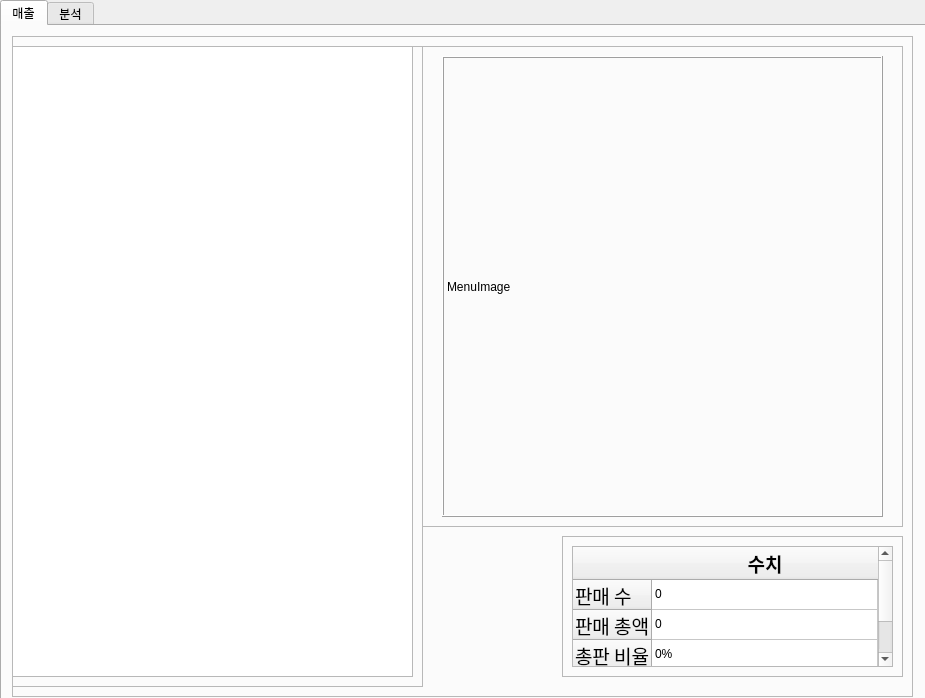
<?xml version="1.0" encoding="UTF-8"?>
<ui version="4.0">
 <class>Dialog</class>
 <widget class="QDialog" name="Dialog">
  <property name="geometry">
   <rect>
    <x>0</x>
    <y>0</y>
    <width>925</width>
    <height>698</height>
   </rect>
  </property>
  <property name="windowTitle">
   <string>Dialog</string>
  </property>
  <widget class="QTabWidget" name="tabWidget">
   <property name="geometry">
    <rect>
     <x>0</x>
     <y>0</y>
     <width>931</width>
     <height>701</height>
    </rect>
   </property>
   <property name="currentIndex">
    <number>0</number>
   </property>
   <widget class="QWidget" name="tab">
    <attribute name="title">
     <string>매출</string>
    </attribute>
    <widget class="QFrame" name="tab1Frame">
     <property name="geometry">
      <rect>
       <x>10</x>
       <y>10</y>
       <width>901</width>
       <height>661</height>
      </rect>
     </property>
     <property name="frameShape">
      <enum>QFrame::StyledPanel</enum>
     </property>
     <property name="frameShadow">
      <enum>QFrame::Raised</enum>
     </property>
     <widget class="QFrame" name="tab1MenuFrame">
      <property name="geometry">
       <rect>
        <x>0</x>
        <y>10</y>
        <width>411</width>
        <height>641</height>
       </rect>
      </property>
      <property name="frameShape">
       <enum>QFrame::StyledPanel</enum>
      </property>
      <property name="frameShadow">
       <enum>QFrame::Raised</enum>
      </property>
      <widget class="QTableWidget" name="menuTable">
       <property name="geometry">
        <rect>
         <x>0</x>
         <y>0</y>
         <width>401</width>
         <height>631</height>
        </rect>
       </property>
       <property name="selectionMode">
        <enum>QAbstractItemView::SingleSelection</enum>
       </property>
       <property name="selectionBehavior">
        <enum>QAbstractItemView::SelectRows</enum>
       </property>
      </widget>
     </widget>
     <widget class="QFrame" name="tab1ImageFrame">
      <property name="geometry">
       <rect>
        <x>410</x>
        <y>10</y>
        <width>481</width>
        <height>481</height>
       </rect>
      </property>
      <property name="frameShape">
       <enum>QFrame::StyledPanel</enum>
      </property>
      <property name="frameShadow">
       <enum>QFrame::Raised</enum>
      </property>
      <widget class="QLabel" name="menuImageLabel">
       <property name="geometry">
        <rect>
         <x>20</x>
         <y>10</y>
         <width>441</width>
         <height>461</height>
        </rect>
       </property>
       <property name="frameShape">
        <enum>QFrame::Box</enum>
       </property>
       <property name="frameShadow">
        <enum>QFrame::Raised</enum>
       </property>
       <property name="text">
        <string>MenuImage</string>
       </property>
      </widget>
     </widget>
     <widget class="QFrame" name="tab1MenuInfoFrame">
      <property name="geometry">
       <rect>
        <x>550</x>
        <y>500</y>
        <width>341</width>
        <height>141</height>
       </rect>
      </property>
      <property name="frameShape">
       <enum>QFrame::StyledPanel</enum>
      </property>
      <property name="frameShadow">
       <enum>QFrame::Raised</enum>
      </property>
      <widget class="QTableWidget" name="menuInfoTable">
       <property name="geometry">
        <rect>
         <x>10</x>
         <y>10</y>
         <width>321</width>
         <height>121</height>
        </rect>
       </property>
       <attribute name="horizontalHeaderCascadingSectionResizes">
        <bool>false</bool>
       </attribute>
       <attribute name="horizontalHeaderShowSortIndicator" stdset="0">
        <bool>false</bool>
       </attribute>
       <attribute name="horizontalHeaderStretchLastSection">
        <bool>true</bool>
       </attribute>
       <attribute name="verticalHeaderStretchLastSection">
        <bool>false</bool>
       </attribute>
       <row>
        <property name="text">
         <string>판매 수</string>
        </property>
        <property name="font">
         <font>
          <family>나눔고딕</family>
          <pointsize>14</pointsize>
         </font>
        </property>
       </row>
       <row>
        <property name="text">
         <string>판매 총액</string>
        </property>
        <property name="font">
         <font>
          <family>나눔고딕</family>
          <pointsize>14</pointsize>
         </font>
        </property>
       </row>
       <row>
        <property name="text">
         <string>총판 비율</string>
        </property>
        <property name="font">
         <font>
          <family>나눔고딕</family>
          <pointsize>14</pointsize>
         </font>
        </property>
       </row>
       <column>
        <property name="text">
         <string>수치</string>
        </property>
        <property name="font">
         <font>
          <family>나눔고딕</family>
          <pointsize>14</pointsize>
          <weight>75</weight>
          <bold>true</bold>
         </font>
        </property>
        <property name="background">
         <color>
          <red>217</red>
          <green>217</green>
          <blue>217</blue>
         </color>
        </property>
       </column>
       <item row="0" column="0">
        <property name="text">
         <string>0</string>
        </property>
       </item>
       <item row="1" column="0">
        <property name="text">
         <string>0</string>
        </property>
       </item>
       <item row="2" column="0">
        <property name="text">
         <string>0%</string>
        </property>
       </item>
      </widget>
     </widget>
    </widget>
   </widget>
   <widget class="QWidget" name="tab_2">
    <attribute name="title">
     <string>분석</string>
    </attribute>
    <widget class="QFrame" name="tab2Frame">
     <property name="geometry">
      <rect>
       <x>10</x>
       <y>10</y>
       <width>901</width>
       <height>661</height>
      </rect>
     </property>
     <property name="frameShape">
      <enum>QFrame::StyledPanel</enum>
     </property>
     <property name="frameShadow">
      <enum>QFrame::Raised</enum>
     </property>
     <widget class="QFrame" name="tab2ReviewFrame">
      <property name="geometry">
       <rect>
        <x>10</x>
        <y>10</y>
        <width>281</width>
        <height>641</height>
       </rect>
      </property>
      <property name="frameShape">
       <enum>QFrame::StyledPanel</enum>
      </property>
      <property name="frameShadow">
       <enum>QFrame::Raised</enum>
      </property>
      <widget class="QTableWidget" name="ReviewTable">
       <property name="geometry">
        <rect>
         <x>10</x>
         <y>10</y>
         <width>261</width>
         <height>501</height>
        </rect>
       </property>
      </widget>
      <widget class="QWidget" name="gridLayoutWidget">
       <property name="geometry">
        <rect>
         <x>9</x>
         <y>519</y>
         <width>261</width>
         <height>111</height>
        </rect>
       </property>
       <layout class="QGridLayout" name="dataLayout">
        <item row="0" column="0">
         <widget class="QLabel" name="aveLabel">
          <property name="font">
           <font>
            <family>나눔고딕</family>
            <pointsize>10</pointsize>
           </font>
          </property>
          <property name="text">
           <string>Average</string>
          </property>
         </widget>
        </item>
        <item row="1" column="0">
         <widget class="QLabel" name="totalLabel">
          <property name="font">
           <font>
            <family>나눔고딕</family>
            <pointsize>10</pointsize>
           </font>
          </property>
          <property name="text">
           <string>Total</string>
          </property>
         </widget>
        </item>
        <item row="0" column="1">
         <widget class="QLabel" name="bestLabel">
          <property name="font">
           <font>
            <family>나눔고딕</family>
            <pointsize>10</pointsize>
           </font>
          </property>
          <property name="text">
           <string>Best</string>
          </property>
         </widget>
        </item>
        <item row="1" column="1">
         <widget class="QLabel" name="worstLabel">
          <property name="font">
           <font>
            <family>나눔고딕</family>
            <pointsize>10</pointsize>
           </font>
          </property>
          <property name="text">
           <string>Worst</string>
          </property>
         </widget>
        </item>
       </layout>
      </widget>
     </widget>
     <widget class="QFrame" name="tab2GraphFrame">
      <property name="geometry">
       <rect>
        <x>300</x>
        <y>10</y>
        <width>591</width>
        <height>511</height>
       </rect>
      </property>
      <property name="frameShape">
       <enum>QFrame::StyledPanel</enum>
      </property>
      <property name="frameShadow">
       <enum>QFrame::Raised</enum>
      </property>
      <widget class="QLabel" name="GraphLabel">
       <property name="geometry">
        <rect>
         <x>10</x>
         <y>80</y>
         <width>571</width>
         <height>421</height>
        </rect>
       </property>
       <property name="font">
        <font>
         <family>나눔고딕</family>
         <pointsize>16</pointsize>
        </font>
       </property>
       <property name="frameShape">
        <enum>QFrame::StyledPanel</enum>
       </property>
       <property name="frameShadow">
        <enum>QFrame::Raised</enum>
       </property>
       <property name="text">
        <string>아래 버튼을 누르시면 여기에 그래프가 표현됩니다.</string>
       </property>
       <property name="alignment">
        <set>Qt::AlignCenter</set>
       </property>
      </widget>
      <widget class="QLabel" name="reviewLabel">
       <property name="geometry">
        <rect>
         <x>10</x>
         <y>10</y>
         <width>571</width>
         <height>61</height>
        </rect>
       </property>
       <property name="font">
        <font>
         <family>나눔바른고딕</family>
         <pointsize>12</pointsize>
         <weight>75</weight>
         <bold>true</bold>
        </font>
       </property>
       <property name="text">
        <string>왼쪽 리스트에서 전체보기를 희망하시는 항목을 더블클릭 하시면
이곳에 표시가 됩니다.</string>
       </property>
       <property name="textFormat">
        <enum>Qt::AutoText</enum>
       </property>
       <property name="scaledContents">
        <bool>true</bool>
       </property>
       <property name="alignment">
        <set>Qt::AlignHCenter|Qt::AlignTop</set>
       </property>
      </widget>
     </widget>
     <widget class="QFrame" name="tab2BtnFrame">
      <property name="geometry">
       <rect>
        <x>300</x>
        <y>530</y>
        <width>591</width>
        <height>121</height>
       </rect>
      </property>
      <property name="frameShape">
       <enum>QFrame::StyledPanel</enum>
      </property>
      <property name="frameShadow">
       <enum>QFrame::Raised</enum>
      </property>
      <widget class="QPushButton" name="PosBtn">
       <property name="geometry">
        <rect>
         <x>130</x>
         <y>10</y>
         <width>91</width>
         <height>101</height>
        </rect>
       </property>
       <property name="text">
        <string>Positive</string>
       </property>
      </widget>
      <widget class="QPushButton" name="ComBtn">
       <property name="geometry">
        <rect>
         <x>490</x>
         <y>10</y>
         <width>91</width>
         <height>101</height>
        </rect>
       </property>
       <property name="text">
        <string>Complexive</string>
       </property>
      </widget>
      <widget class="QPushButton" name="NegBtn">
       <property name="geometry">
        <rect>
         <x>250</x>
         <y>10</y>
         <width>91</width>
         <height>101</height>
        </rect>
       </property>
       <property name="text">
        <string>Negative</string>
       </property>
      </widget>
      <widget class="QPushButton" name="NorBtn">
       <property name="geometry">
        <rect>
         <x>370</x>
         <y>10</y>
         <width>91</width>
         <height>101</height>
        </rect>
       </property>
       <property name="text">
        <string>Normal</string>
       </property>
      </widget>
      <widget class="QPushButton" name="AllBtn">
       <property name="geometry">
        <rect>
         <x>10</x>
         <y>10</y>
         <width>91</width>
         <height>101</height>
        </rect>
       </property>
       <property name="text">
        <string>ALL</string>
       </property>
      </widget>
     </widget>
    </widget>
   </widget>
  </widget>
 </widget>
 <resources/>
 <connections/>
</ui>
